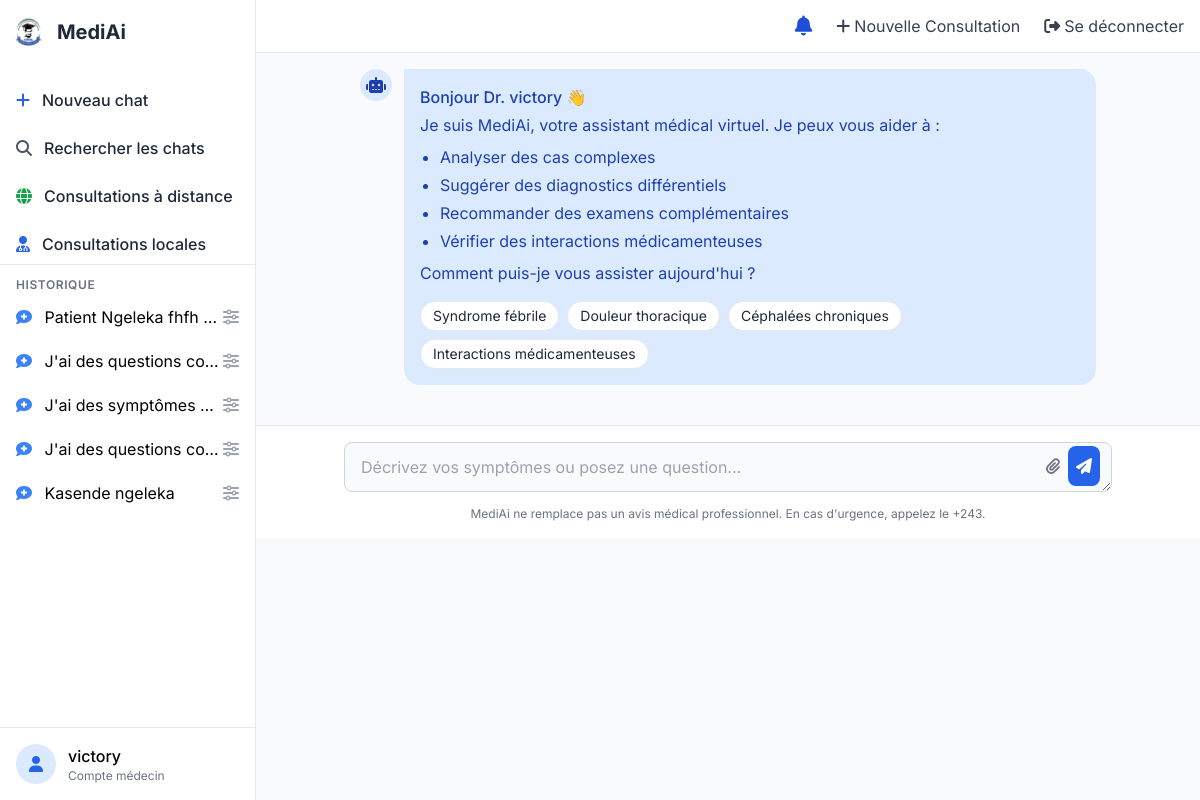
/ (signed in), run on the app's committed database.
### chat/models.py (models this page shows, shortened)
class Conversation(models.Model):
    nom = models.CharField(max_length=100, blank=True, null=True)
    user = models.ForeignKey(CustomUser, on_delete=models.CASCADE, related_name="conversations")
    fiche = models.ForeignKey(FicheConsultation, on_delete=models.CASCADE, related_name="conversations", null=True, blank=True)
    created_at = models.DateTimeField(auto_now_add=True)
    updated_at = models.DateTimeField(auto_now=True)
    class Meta:
        ordering = ['-created_at']
        verbose_name = 'Conversation'
        verbose_name_plural = 'Conversations'

### authentication/models.py (models this page shows, shortened)
class CustomUser(AbstractUser):
    PATIENT_ROLE = 'patient'
    MEDECIN_ROLE = 'medecin'
    ROLE_CHOICES = [
        (PATIENT_ROLE, 'Patient'),
        (MEDECIN_ROLE, 'Médecin'),
    ]
    role = models.CharField(max_length=20, choices=ROLE_CHOICES, default='patient')
    phone = models.CharField(max_length=20, blank=True, null=True)
    email = models.EmailField(blank=True, null=True)
    REQUIRED_FIELDS = ['role']
    """  # Corrige les conflits de noms
    groups = models.ManyToManyField(
        'auth.Group',
        verbose_name='groups',
        blank=True,
        help_text='The groups this user belongs to.',
        related_name='customuser_set',  # Change le nom
        related_query_name='customuser',
    )
    user_permissions = models.ManyToManyField(
        'auth.Permission',
        verbose_name='user permissions',
        blank=True,
        help_text='Specific permissions for this user.',
        related_name='customuser_set',  # Change le nom
        related_query_name='customuser',
    ) """

### chat/views.py (the view, shortened to what this page needs)
# urls.py: path('', views.AnalyseSymptomesView.as_view(), name='analyse'),
@method_decorator(csrf_exempt, name='dispatch')
@method_decorator(user_passes_test(is_medecin), name='dispatch')
class AnalyseSymptomesView(LoginRequiredMixin, View):
    template_name = "chat/home.html"
    def get(self, request):
        conversations = Conversation.objects.all().order_by('-created_at')
        chat_items = []
        for conv in conversations:
            messages = MessageIA.objects.filter(
                conversation=conv,
                role__in=['user', 'synthese']
            ).order_by('id')
            if messages.exists():
                chat_items.append({
                    "conversation": conv,
                    "messages": messages
                })
        context = {
            "chat_items": chat_items
        }
        return render(request, self.template_name, context)

### chat/templatetags/markdown_tags.py (called while the page is built)
@register.filter(name='markdown')
def markdown_format(text):
    if not text:
        return ""
    try:
        md = markdown.Markdown(
            extensions=[
                'markdown.extensions.fenced_code',  # Pour les blocs de code
                'markdown.extensions.tables',       # Pour les tableaux
                'markdown.extensions.nl2br',        # Pour les retours à la ligne
            ]
        )
        html = md.convert(text)
        return mark_safe(html)
    except Exception as e:
        return mark_safe(text.replace('\n', '<br>'))

### chat/views.py (called while the page is built)
def is_medecin(user):
    return user.is_authenticated and user.role == MEDECIN

### chat/templates/chat/home.html (shortened to what this page needs)
<!DOCTYPE html>
{% load static %}
{% load markdown_tags %}
<html lang="fr">
<head>
    <script src="https://cdn.tailwindcss.com"></script>
    <link rel="stylesheet" href="https://cdnjs.cloudflare.com/ajax/libs/font-awesome/6.4.0/css/all.min.css">
</head>
<body class="bg-gray-50 font-sans flex h-screen overflow-hidden">
<div id="sidebar" class="sidebar bg-white w-64 border-r border-gray-200 flex flex-col">
    <div class="flex items-center px-0 mt-4 mb-8">
        <img src="{% static 'chat/assets/images/LOGO-UDBL1.png' %}" alt="UDBL Logo" class="h-8">
        <h1 class="text-xl font-bold text-gray-800">MediAi</h1>
    </div>
    <div class="p-0 space-y-2 border-b border-gray-200">
        <button onclick="newChat()" class="w-full flex items-center space-x-3 px-4 py-2 rounded-lg hover:bg-gray-100 transition">
            <i class="fas fa-plus text-blue-600"></i>
            <span class="text-gray-800 font-medium">Nouveau chat</span>
        </button>
        <button onclick="showSearchModal()" class="w-full flex items-center space-x-3 px-4 py-2 rounded-lg hover:bg-gray-100 transition">
            <i class="fas fa-search text-gray-600"></i>
            <span class="text-gray-800 font-medium">Rechercher les chats</span>
        </button>
         <button onclick="window.location.href='{% url 'consultation_patient_distant' %}'"
                class="w-full flex items-center space-x-3 px-4 py-2 rounded-lg hover:bg-gray-100 transition">
            <i class="fas fa-globe text-green-600"></i>
            <span class="text-gray-800 font-medium">Consultations à distance</span>
        </button>
        <button onclick="window.location.href='{% url 'consultation_patient_present' %}'"
                class="w-full flex items-center space-x-3 px-4 py-2 rounded-lg hover:bg-gray-100 transition">
            <i class="fas fa-user-md text-blue-600"></i>
            <span class="text-gray-800 font-medium">Consultations locales</span>
        </button>
    </div>
    <div class="flex-1 overflow-y-auto">
        <div class="p-2">
            <h3 class="px-2 py-1 text-xs font-semibold text-gray-500 uppercase tracking-wider">Historique</h3>
            <div id="chat-history" class="space-y-1">
                {% for item in chat_items %}
                    <div onclick="loadConversation({{ item.conversation.id }})"
                        class="px-2 py-2 rounded-lg hover:bg-gray-100 cursor-pointer flex items-center justify-between"
                        data-conversation-id="{{ item.conversation.id }}">
                        {% with titre=item.conversation.nom|default:item.messages.first.content|truncatechars:30 %}
                            <span class="truncate">
                                <i class="fas fa-comment-medical mr-2 text-blue-500"></i> {{ titre }}
                            </span>
                        {% endwith %}
                        <i class="fa-solid fa-sliders text-gray-400 hover:text-gray-600"
                           onclick="event.stopPropagation(); showConversationOptions(event, {{ item.conversation.id }})"></i>
                    </div>
                {% empty %}
                    <div class="px-2 py-2 text-gray-500 text-center">
                        Aucune conversation existante
                    </div>
                {% endfor %}
            </div>
        </div>
    </div>
    <div class="p-4 border-t border-gray-200">
        <div class="flex items-center space-x-3">
            <div class="w-10 h-10 rounded-full bg-blue-100 flex items-center justify-center">
                <i class="fas fa-user text-blue-600"></i>
            </div>
            <div>
                <p class="font-medium">{{ user.get_full_name|default:user.username }}</p>
                <p class="text-xs text-gray-500">Compte médecin</p>
            </div>
        </div>
    </div>
</div>
<div class="flex-1 flex flex-col overflow-hidden">
    <header class="bg-white border-b border-gray-200">
        <div class="flex items-center justify-between px-4 py-3">
            <div class="flex items-center space-x-6 ml-auto">
                <div class="relative">
                    <button id="notifications-btn" class="text-blue-700 hover:text-blue-500 relative">
                        <i class="fas fa-bell text-xl"></i>
                    </button>
                </div>
                <nav class="hidden md:flex space-x-6 items-center ml-4">
                    <a href="{% url 'consultation' %}" class="text-gray-700 hover:text-blue-600 flex items-center">
                        <i class="fas fa-plus mr-1"></i> Nouvelle Consultation
                    </a>
                    <form action="{% url 'logout' %}" method="post">
                        <button type="submit" class="text-gray-700 hover:text-red-600 flex items-center">
                            <i class="fas fa-sign-out-alt mr-1"></i> Se déconnecter
                        </button>
                    </form>
                </nav>
            </div>
        </div>
    </header>
    <div class="flex-3 overflow-y-auto bg-gray-50">
        <div class="max-w-3xl mx-auto p-4">
            <div class="flex items-start space-x-3 message mb-6">
                <div class="bg-blue-100 text-blue-800 w-8 h-8 rounded-full flex items-center justify-center shrink-0">
                    <i class="fas fa-robot"></i>
                </div>
                <div class="bg-blue-100 text-blue-800 p-4 rounded-2xl rounded-tl-none max-w-full lg:max-w-3xl">
                    <p class="font-medium">Bonjour Dr. {{ user.get_full_name|default:user.username }} 👋</p>
                    <p class="mt-1">Je suis MediAi, votre assistant médical virtuel. Je peux vous aider à :</p>
                    <ul class="list-disc pl-5 mt-2 space-y-1">
                        <li>Analyser des cas complexes</li>
                        <li>Suggérer des diagnostics différentiels</li>
                        <li>Recommander des examens complémentaires</li>
                        <li>Vérifier des interactions médicamenteuses</li>
                    </ul>
                    <p class="mt-2">Comment puis-je vous assister aujourd'hui ?</p>
                    <div class="flex flex-wrap gap-2 mt-4">
                        <button onclick="sendQuickMessage('Patient avec fièvre et toux depuis 3 jours')" class="bg-white hover:bg-gray-100 text-gray-800 px-3 py-1 rounded-full text-sm transition border border-gray-200">Syndrome fébrile</button>
                        <button onclick="sendQuickMessage('Douleur thoracique chez homme 45 ans')" class="bg-white hover:bg-gray-100 text-gray-800 px-3 py-1 rounded-full text-sm transition border border-gray-200">Douleur thoracique</button>
                        <button onclick="sendQuickMessage('Céphalées chroniques diagnostic différentiel')" class="bg-white hover:bg-gray-100 text-gray-800 px-3 py-1 rounded-full text-sm transition border border-gray-200">Céphalées chroniques</button>
                        <button onclick="sendQuickMessage('Interactions entre warfarine et antibiotiques')" class="bg-white hover:bg-gray-100 text-gray-800 px-3 py-1 rounded-full text-sm transition border border-gray-200">Interactions médicamenteuses</button>
                    </div>
                </div>
            </div>
        </div>
    </div>
    <div class="border-t border-gray-200 bg-white p-4">
        <div class="max-w-3xl mx-auto">
            <div class="relative">
                <textarea id="user-input"
                    rows="1"
                    placeholder="Décrivez vos symptômes ou posez une question..."
                    class="w-full bg-gray-50 border border-gray-300 rounded-lg py-3 px-4 pr-16 focus:outline-none focus:ring-2 focus:ring-blue-500 focus:border-transparent"
                    onkeydown="handleKeyPress(event)"></textarea>
                <div class="absolute right-3 bottom-3 flex space-x-2">
                    <button type="button" class="text-gray-500 hover:text-blue-600">
                        <i class="fas fa-paperclip"></i>
                    </button>
                    <button onclick="sendMessage()" class="bg-blue-600 text-white p-2 rounded-lg hover:bg-blue-700 transition">
                    <i class="fas fa-paper-plane"></i>
                    </button>
                </div>
            </div>
            <div class="mt-2 text-xs text-gray-500 text-center">
                <p>MediAi ne remplace pas un avis médical professionnel. En cas d'urgence, appelez le +243.</p>
            </div>
        </div>
    </div>
</div>
</body>
</html>

### chat/templates/chat/home.html (style rules this page uses)
.message { animation: fadeIn 0.3s ease-out; }
.sidebar { transition: transform 0.3s ease-in-out; }

### data on the page
Conversation: conversation "Patient Ngeleka fhfh…"
Conversation: conversation "J'ai des questions co…"
Conversation: conversation "J'ai des symptômes…"
Conversation: conversation "J'ai des questions co…"
Conversation: conversation "Kasende ngeleka"
CustomUser: get_full_name "victory"
